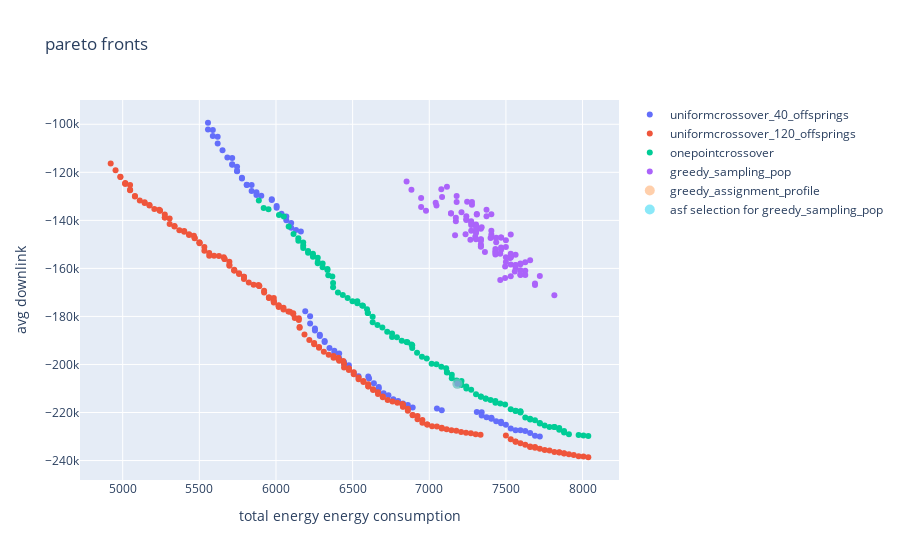
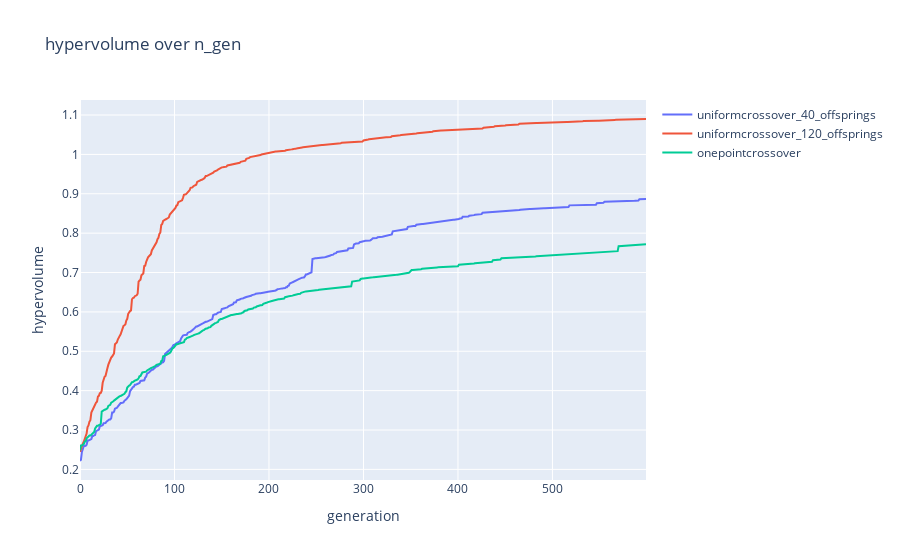

These figures' notebook cell, in order:
### Code cell
fig1 = go.Figure()
fig1.update_layout(
    title=f"pareto fronts",
    xaxis_title="total energy energy consumption",
    yaxis_title="avg downlink")

##### add paretofronts of all runs
for index, pareto_front in enumerate(pareto_fronts):
    fig1.add_trace(
        go.Scatter(
            x=np.array(pareto_front)[:,0],
            y=np.array(pareto_front)[:,1],
            mode='markers',
            name=config_names[index],
            )
        )

##### add rssi sampling population
son = Son(adjacencies_file_name=f"./datastore/{network_name}/{network_name}_adjacencies.json", parameter_config_file_name=f"./datastore/{network_name}/{config_names[0]}/{config_names[0]}.json")
sampling_pop_objecitve_space = create_greedy_rssi_sampling_pop(results_object["optimization_objectives"], son)
fig1.add_trace(
     go.Scatter(
        x=sampling_pop_objecitve_space[:,0],
        y=sampling_pop_objecitve_space[:,1],
        mode='markers',
        name= "greedy_sampling_pop",
        )
    )
###### highlight greedy assignment activation profile
fig1.add_trace(
    go.Scatter(
        x=np.array(sampling_pop_objecitve_space[-1][0]),
        y=np.array(sampling_pop_objecitve_space[-1][1]),
        mode='markers',
        name= "greedy_assignment_profile",
        opacity= 0.5,
        marker=dict(size=10)
        )
    )
##### highlight asf selection from rssi_sampling
i = asf_select(sampling_pop_objecitve_space)
fig1.add_trace(
    go.Scatter(
        x=np.array(sampling_pop_objecitve_space[i][0]),
        y=np.array(sampling_pop_objecitve_space[i][1]),
        mode='markers',
        name= "asf selection for greedy_sampling_pop",
        opacity= 0.5,
        marker=dict(size=10)
        )
    )

fig2 = go.Figure()
fig2.update_layout(
    title="hypervolume over n_gen",
    xaxis_title="generation",
    yaxis_title="hypervolume")

for index, hyper_volume_history in enumerate(hyper_volume_histories):
    print(index)
    print(config_names)
    fig2.add_trace(
        go.Scatter(
            x=list(range(0, len(hyper_volume_history))),
            y=hyper_volume_history,
            mode='lines',
            name=config_names[index],
            ))


fig1.show()
fig2.show()
